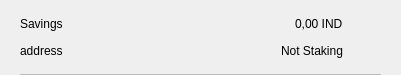
<?xml version="1.0" encoding="UTF-8"?>
<ui version="4.0">
 <class>CSRow</class>
 <widget class="QWidget" name="CSRow">
  <property name="geometry">
   <rect>
    <x>0</x>
    <y>0</y>
    <width>401</width>
    <height>75</height>
   </rect>
  </property>
  <property name="windowTitle">
   <string>Form</string>
  </property>
  <layout class="QVBoxLayout" name="verticalLayout">
   <property name="spacing">
    <number>0</number>
   </property>
   <property name="leftMargin">
    <number>20</number>
   </property>
   <property name="topMargin">
    <number>10</number>
   </property>
   <property name="rightMargin">
    <number>20</number>
   </property>
   <property name="bottomMargin">
    <number>0</number>
   </property>
   <item>
    <widget class="QWidget" name="info" native="true">
     <property name="minimumSize">
      <size>
       <width>0</width>
       <height>0</height>
      </size>
     </property>
     <layout class="QHBoxLayout" name="horizontalLayout_3">
      <property name="leftMargin">
       <number>0</number>
      </property>
      <property name="topMargin">
       <number>0</number>
      </property>
      <property name="rightMargin">
       <number>0</number>
      </property>
      <property name="bottomMargin">
       <number>10</number>
      </property>
      <item>
       <widget class="QWidget" name="container" native="true">
        <property name="minimumSize">
         <size>
          <width>0</width>
          <height>0</height>
         </size>
        </property>
        <layout class="QVBoxLayout" name="verticalLayout_2">
         <property name="spacing">
          <number>0</number>
         </property>
         <property name="leftMargin">
          <number>0</number>
         </property>
         <property name="topMargin">
          <number>0</number>
         </property>
         <property name="rightMargin">
          <number>0</number>
         </property>
         <property name="bottomMargin">
          <number>0</number>
         </property>
         <item>
          <layout class="QHBoxLayout" name="horizontalLayout">
           <item>
            <widget class="QLabel" name="labelName">
             <property name="text">
              <string>Savings</string>
             </property>
            </widget>
           </item>
           <item>
            <spacer name="horizontalSpacer">
             <property name="orientation">
              <enum>Qt::Horizontal</enum>
             </property>
             <property name="sizeHint" stdset="0">
              <size>
               <width>40</width>
               <height>20</height>
              </size>
             </property>
            </spacer>
           </item>
           <item>
            <widget class="QLabel" name="labelAmount">
             <property name="text">
              <string>0,00 IND</string>
             </property>
            </widget>
           </item>
          </layout>
         </item>
         <item>
          <layout class="QHBoxLayout" name="horizontalLayout_2">
           <item>
            <widget class="QLabel" name="labelAddress">
             <property name="text">
              <string>address</string>
             </property>
            </widget>
           </item>
           <item>
            <spacer name="horizontalSpacer_2">
             <property name="orientation">
              <enum>Qt::Horizontal</enum>
             </property>
             <property name="sizeHint" stdset="0">
              <size>
               <width>40</width>
               <height>20</height>
              </size>
             </property>
            </spacer>
           </item>
           <item>
            <widget class="QLabel" name="labelStaking">
             <property name="text">
              <string>Not Staking</string>
             </property>
            </widget>
           </item>
          </layout>
         </item>
        </layout>
       </widget>
      </item>
      <item alignment="Qt::AlignHCenter|Qt::AlignVCenter">
       <widget class="QPushButton" name="pushButtonMenu">
        <property name="minimumSize">
         <size>
          <width>24</width>
          <height>24</height>
         </size>
        </property>
        <property name="maximumSize">
         <size>
          <width>32</width>
          <height>32</height>
         </size>
        </property>
        <property name="focusPolicy">
         <enum>Qt::NoFocus</enum>
        </property>
        <property name="styleSheet">
         <string notr="true">border:none; background-color:transparent;</string>
        </property>
        <property name="text">
         <string/>
        </property>
        <property name="icon">
         <iconset>
          <normaloff>://ic-menu-hover</normaloff>://ic-menu-hover</iconset>
        </property>
        <property name="iconSize">
         <size>
          <width>24</width>
          <height>24</height>
         </size>
        </property>
       </widget>
      </item>
     </layout>
    </widget>
   </item>
   <item>
    <widget class="QLabel" name="lblDivisory">
     <property name="minimumSize">
      <size>
       <width>0</width>
       <height>1</height>
      </size>
     </property>
     <property name="maximumSize">
      <size>
       <width>16777215</width>
       <height>1</height>
      </size>
     </property>
     <property name="styleSheet">
      <string notr="true">background-color:#bababa;</string>
     </property>
     <property name="text">
      <string/>
     </property>
     <property name="alignment">
      <set>Qt::AlignBottom|Qt::AlignLeading|Qt::AlignLeft</set>
     </property>
    </widget>
   </item>
  </layout>
 </widget>
 <resources/>
 <connections/>
</ui>
